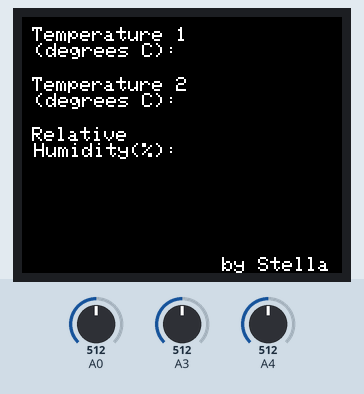
The sketch below on a simulated Arduino Uno, built with avr-gcc and run on an emulated ATmega328P. On the bench: 160×128 colour display. The test bench sets the inputs (shaded band); at power-on: A0 = 512, A3 = 512, A4 = 512. What the sketch prints to the serial monitor is not drawn.

Above: at 11.2 s.
11.3 s: A0 set to 716
At 13.2 s:
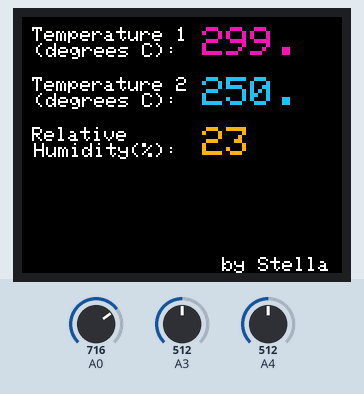
14.8 s: A3 set to 716
At 16.5 s:
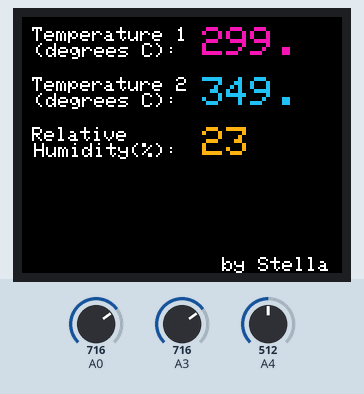
18.1 s: A4 set to 716
At 19.8 s:
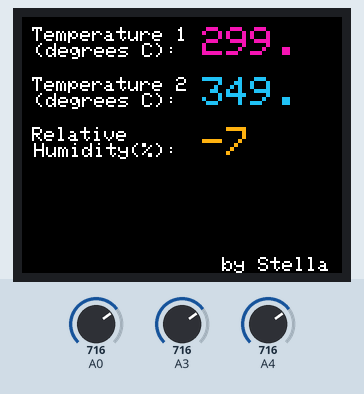
21.4 s: A0 set to 900
At 23.1 s:
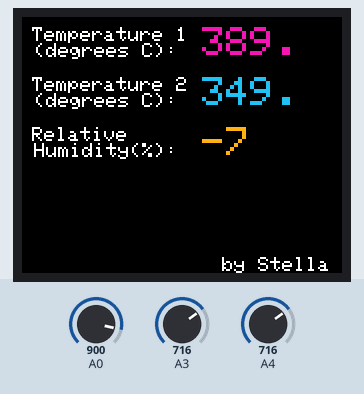
24.7 s: A3 set to 900
At 26.4 s:
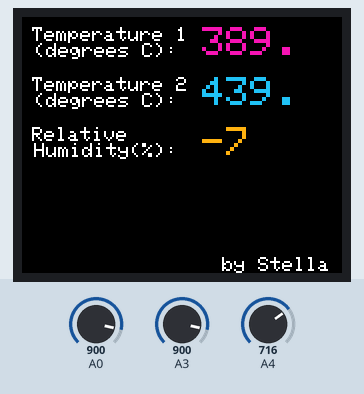
28.0 s: A4 set to 900
At 29.8 s:
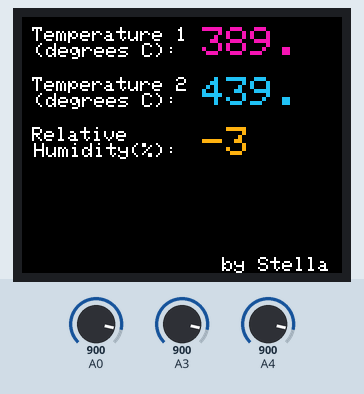
Timing chart, 0 to 31.3 s (numbered marks = the images above; inputs shaded):
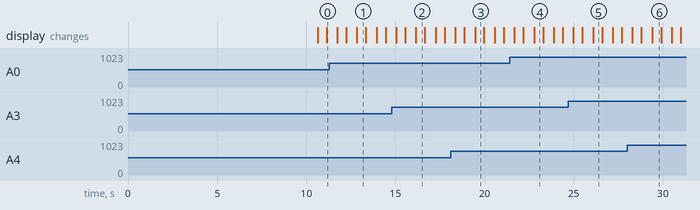

The sketch:

LCD_temeprature.ino
```cpp
#include <ThingSpeak.h>


#include <SPI.h>
#include <TFT.h>
#define cs   10
#define dc   9
#define rst  8

TFT TFTscreen = TFT(cs, dc, rst);
char temp1Printout[6];
char temp2Printout[6];
char temp1voltPrintout[6];
char temp2voltsPrintout[6];
char vibPrintout[6];
char humPrintout[6];
char humvoltPrintout[6];

void setup() {
  // put your setup code here, to run once:
  Serial.begin(9600);
  TFTscreen.begin();

  TFTscreen.background(0,0,0);

  TFTscreen.stroke(255,255,255);
  TFTscreen.setTextSize(1);
  TFTscreen.text("Temperature 1\n (degrees C): ",5,5);
  TFTscreen.text("Temperature 2\n (degrees C): ",5,30);
  TFTscreen.text("Relative\n Humidity(%): ",5,55);
  TFTscreen.setTextSize(1);
  TFTscreen.text("by Stella", 100, 120);
  delay(10000);
}

void loop() {
  // put your main code here, to run repeatedly:

  //Temp 1 + voltage
  float reading = analogRead(A0);//get data from pin 0
  float voltage = reading * 5.0; // convert to voltage
  voltage /= 1024.0;
  float temperatureC = (voltage - 0.5) * 100 ;// convert volts to celcius
  String volt_t1=String(reading);
  String temp1=String(temperatureC);

  // Temp 2 + voltage
  float voltage2 = analogRead(A3);
  float temperature2 = voltage2/1024.0*500.0;
  String volt_t2=String(voltage2);
  String temp2 = String(temperature2);

  // Humidity + voltage
  float value = analogRead(A4);
  float humidity=-0.15*value+100.0;
  String volt_h=String (value);
  String hum= String(humidity);


  //float piezoADC = analogRead(A1);
  //float piezoV = piezoADC / 1023.0 * 5.0;
  //String vib = String(piezoADC);

  // Send temp1, temp1 voltage, temp 2, temp2 voltage,
  // Humidty & Humidity Voltage to serial port
  delay(100);
  Serial.println(temp1);
  delay(100);
  Serial.println(volt_t1);
  delay(100);
  Serial.println(temp2);
  delay(100);
  Serial.println(volt_t2);
  delay(100);
  Serial.println(hum);
  delay(100);
  Serial.println(volt_h);


  temp1.toCharArray(temp1Printout, 5);
  TFTscreen.setTextSize(2);
  TFTscreen.stroke(243,20,180);
  TFTscreen.text(temp1Printout, 90, 5);

  //vib.toCharArray(vibPrintout, 5);
  //TFTscreen.setTextSize(2);
  //TFTscreen.stroke(39,193,247);
  //TFTscreen.text(vibPrintout,90,30);

  temp2.toCharArray(temp2Printout, 5);
  TFTscreen.setTextSize(2);
  TFTscreen.stroke(39,193,247);
  TFTscreen.text(temp2Printout, 90, 30);

  hum.toCharArray(humPrintout, 3);
  TFTscreen.setTextSize(2);
  TFTscreen.stroke(248,178,21);
  TFTscreen.text(humPrintout,90,55);

  //volt_h.toCharArray(hvoltPrintout, 4);
  //TFTscreen.setTextSize(2);
  //TFTscreen.stroke(26,237,105);
  //TFTscreen.text(hvoltPrintout,90,80);

  //temp2.toCharArray(temp2Printout, 5);
  //TFTscreen.setTextSize(2);
  //TFTscreen.stroke(26,237,105);
  //TFTscreen.text(temp2Printout,90,80);

  delay(500);
  TFTscreen.stroke(0,0,0);
  TFTscreen.text(temp1Printout, 90, 5);
  //TFTscreen.text(vibPrintout,90,30);
  TFTscreen.text(temp2Printout,90,30);
  TFTscreen.text(humPrintout,90,55);
  //TFTscreen.text(temp2Printout,90,80);
  //TFTscreen.text(hvoltPrintout,90,80);

}
```

Measured:
- after the input at 11.3 s, the display: first differs from a run without the input after 1.5 s (image 1)
- after the input at 14.8 s, the display: first differs from a run without the input after 1.4 s (image 2)
- after the input at 18.1 s, the display: first differs from a run without the input after 1.4 s (image 3)
- after the input at 21.4 s, the display: first differs from a run without the input after 1.4 s (image 4)
- after the input at 24.7 s, the display: first differs from a run without the input after 1.4 s (image 5)
- after the input at 28.0 s, the display: first differs from a run without the input after 1.4 s (image 6)
- what the display in image 1 shows lasts 0.5 s, from 12.8 s to 13.3 s
